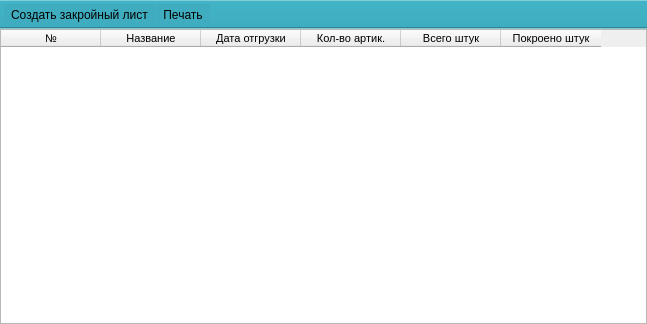
<?xml version="1.0" encoding="UTF-8"?>
<ui version="4.0">
 <class>MainWindow</class>
 <widget class="QMainWindow" name="MainWindow">
  <property name="geometry">
   <rect>
    <x>0</x>
    <y>0</y>
    <width>647</width>
    <height>324</height>
   </rect>
  </property>
  <property name="windowTitle">
   <string>Закройные листы</string>
  </property>
  <property name="styleSheet">
   <string notr="true"/>
  </property>
  <widget class="QWidget" name="centralwidget">
   <layout class="QGridLayout" name="gridLayout">
    <property name="leftMargin">
     <number>0</number>
    </property>
    <property name="topMargin">
     <number>0</number>
    </property>
    <property name="rightMargin">
     <number>0</number>
    </property>
    <property name="bottomMargin">
     <number>0</number>
    </property>
    <property name="spacing">
     <number>2</number>
    </property>
    <item row="0" column="0">
     <widget class="QTableWidget" name="tw_cut_mission_list">
      <property name="font">
       <font>
        <family>Tahoma</family>
        <pointsize>8</pointsize>
       </font>
      </property>
      <property name="editTriggers">
       <set>QAbstractItemView::NoEditTriggers</set>
      </property>
      <property name="selectionBehavior">
       <enum>QAbstractItemView::SelectRows</enum>
      </property>
      <attribute name="verticalHeaderDefaultSectionSize">
       <number>20</number>
      </attribute>
      <attribute name="verticalHeaderMinimumSectionSize">
       <number>18</number>
      </attribute>
      <column>
       <property name="text">
        <string>№</string>
       </property>
      </column>
      <column>
       <property name="text">
        <string>Название</string>
       </property>
      </column>
      <column>
       <property name="text">
        <string>Дата отгрузки</string>
       </property>
      </column>
      <column>
       <property name="text">
        <string>Кол-во артик.</string>
       </property>
      </column>
      <column>
       <property name="text">
        <string>Всего штук</string>
       </property>
      </column>
      <column>
       <property name="text">
        <string>Покроено штук</string>
       </property>
      </column>
     </widget>
    </item>
   </layout>
  </widget>
  <widget class="QToolBar" name="toolBar">
   <property name="windowTitle">
    <string>toolBar</string>
   </property>
   <property name="styleSheet">
    <string notr="true">background-color: rgb(63, 173, 191);</string>
   </property>
   <property name="movable">
    <bool>false</bool>
   </property>
   <attribute name="toolBarArea">
    <enum>TopToolBarArea</enum>
   </attribute>
   <attribute name="toolBarBreak">
    <bool>false</bool>
   </attribute>
   <addaction name="new_cut_mission"/>
   <addaction name="pb_print"/>
  </widget>
  <action name="new_cut_mission">
   <property name="text">
    <string>Создать закройный лист</string>
   </property>
  </action>
  <action name="pb_print">
   <property name="text">
    <string>Печать</string>
   </property>
  </action>
 </widget>
 <resources/>
 <connections>
  <connection>
   <sender>new_cut_mission</sender>
   <signal>triggered()</signal>
   <receiver>MainWindow</receiver>
   <slot>ui_new_cut_mission()</slot>
   <hints>
    <hint type="sourcelabel">
     <x>-1</x>
     <y>-1</y>
    </hint>
    <hint type="destinationlabel">
     <x>372</x>
     <y>161</y>
    </hint>
   </hints>
  </connection>
  <connection>
   <sender>tw_cut_mission_list</sender>
   <signal>cellDoubleClicked(int,int)</signal>
   <receiver>MainWindow</receiver>
   <slot>ui_double_click_cut_mission()</slot>
   <hints>
    <hint type="sourcelabel">
     <x>84</x>
     <y>142</y>
    </hint>
    <hint type="destinationlabel">
     <x>-138</x>
     <y>78</y>
    </hint>
   </hints>
  </connection>
 </connections>
 <slots>
  <slot>ui_new_cut_mission()</slot>
  <slot>ui_double_click_cut_mission()</slot>
 </slots>
</ui>
